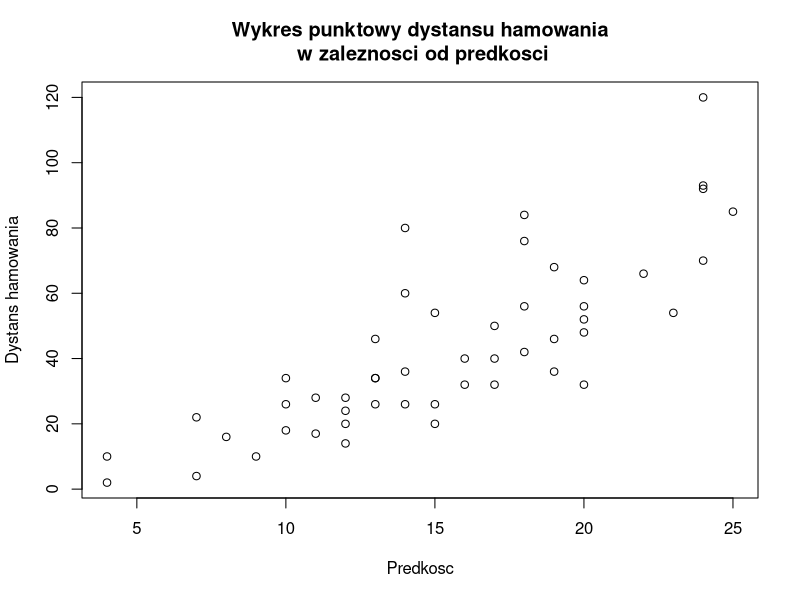
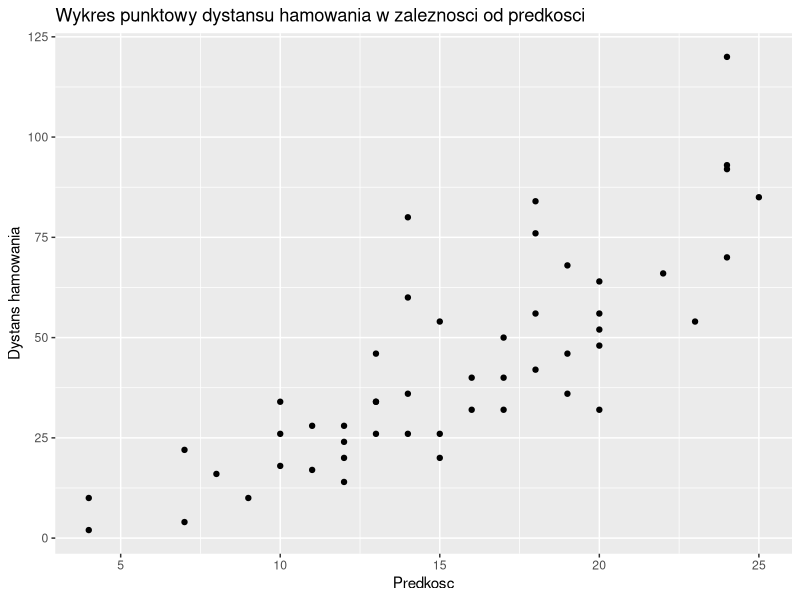
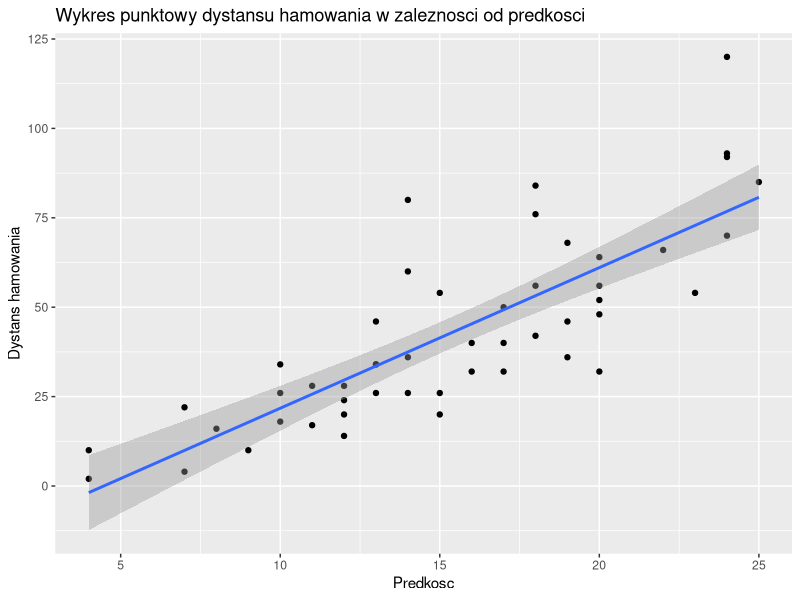
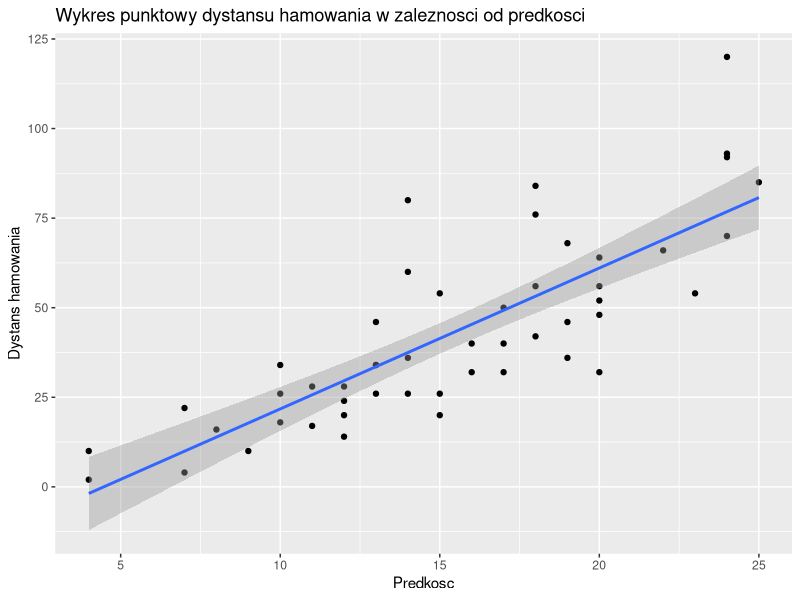
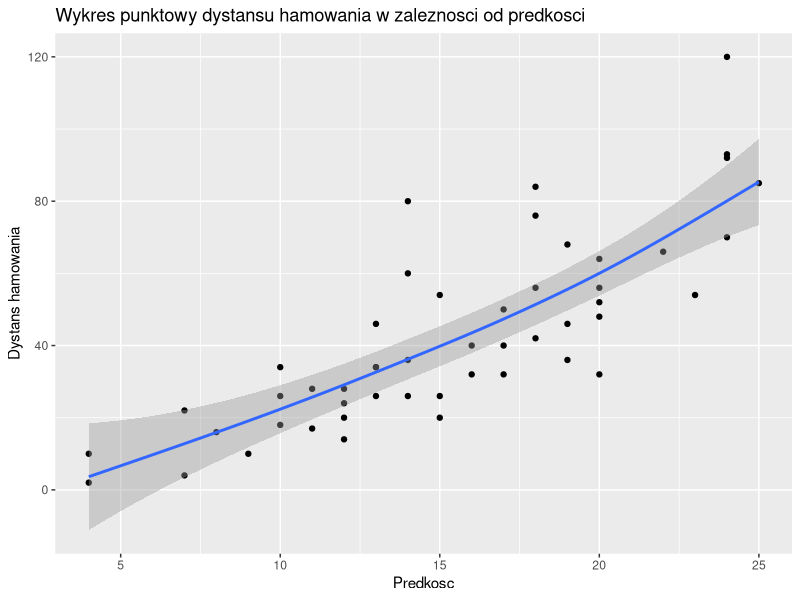
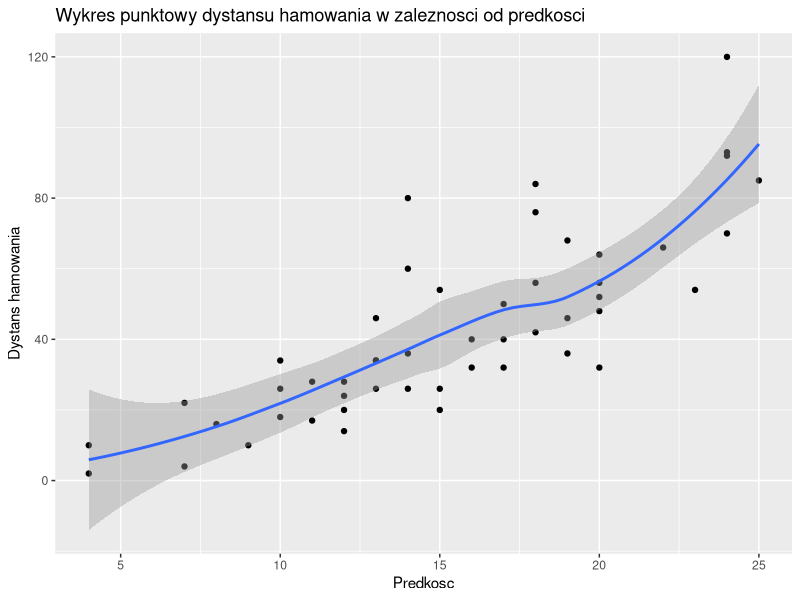
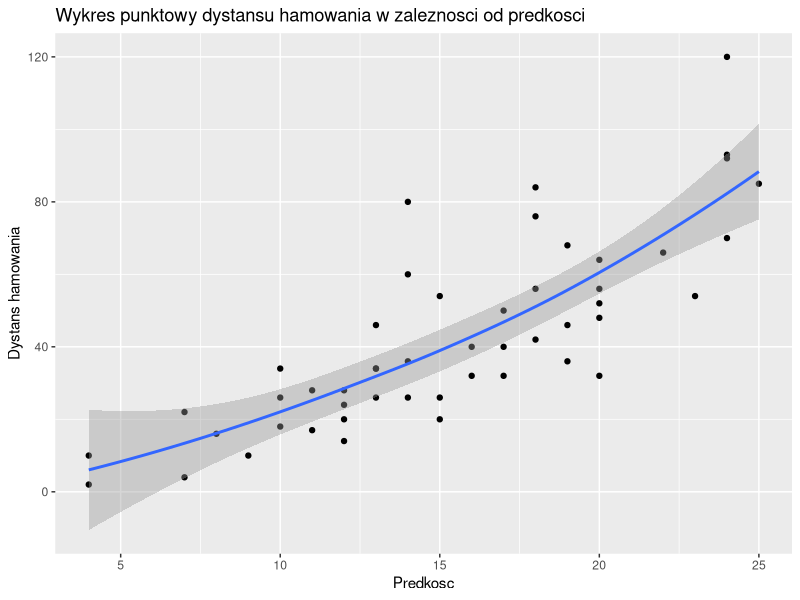
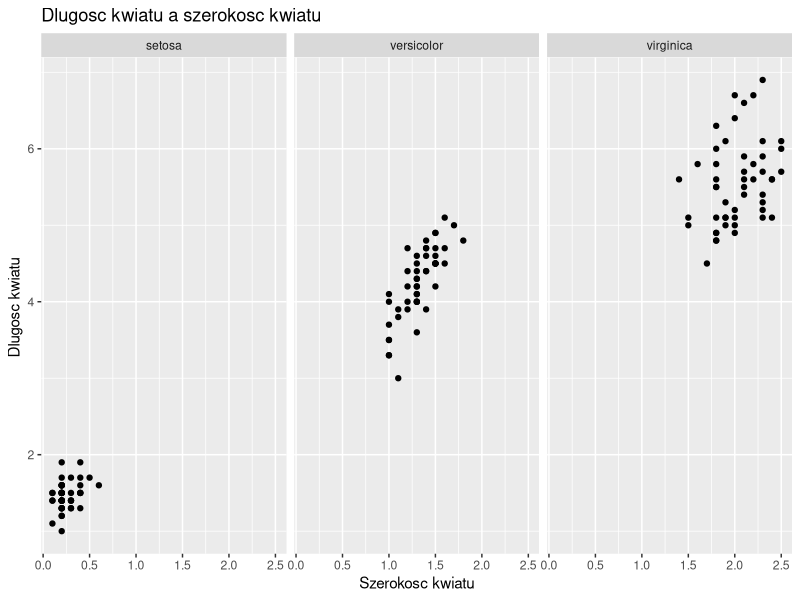

These figures' R source, in order:
################################################################################
# IRD zajecia nr 3
# Wizualizacja danych
################################################################################

### Zadania

# 1)
# Dla danych o samochodach (cars) narysuj wykres punktowy dystansu hamowania 
# w zaleznosci od predkosci, uzywajac:
# a) funkcji bazowych,
# b) ggplot.
 
# W podpunkcie b) dopasuj linie trendu (na rozne sposoby). Wybierz najlepsza, wybor uzasadnij.
# Nadaj wykresom tytuly i opisz osie (po polsku).
 
data(cars)
cars <- cars

str(cars)
summary(cars)

plot(x = cars$speed, y = cars$dist,
     xlab = "Predkosc", ylab = "Dystans hamowania", 
     main = "Wykres punktowy dystansu hamowania\n w zaleznosci od predkosci")

library(ggplot2)

plot_gg <- ggplot(cars, aes( x = speed, y = dist) )   +
  geom_point( ) +
  xlab("Predkosc") +
  ylab("Dystans hamowania") +
  ggtitle("Wykres punktowy dystansu hamowania w zaleznosci od predkosci")

plot_gg

# Rozne metody dopasowywania krzywych:
# http://ggplot2.tidyverse.org/reference/geom_smooth.html

plot_gg + geom_smooth(method = "lm")
plot_gg + geom_smooth(method = "glm")
plot_gg + geom_smooth(method = "gam")
plot_gg + geom_smooth(method = "loess")
plot_gg + geom_smooth(method = "loess", span = 2)

# Wiemy z fizyki, ze energia kinetyczna jest proporcjonalna do kwadratu predkosci,
# wiec spodziewamy sie krzywej drugiego stopnia.

## 2)
# Dla danych iris zwizualizuj zaleznosci pomiedzy wymiarami elementow 
# kwiatow w zaleznosci od gatunku, uzywajac pakietu ggplot.
# Nadaj wykresom tytuly i opisz osie (po polsku).

# Sprobuj roznych (co najmniej 2) podejsc do wizualizacji danych. 
# Wskaz sposob, ktory Twoim zdaniem bedzie najbardziej czytelny 
# dla osoby niezaznajomionej ze statystyką i programowaniem.

# Zwiazki do pokazania (w zaleznosci od gatunku):
# a) Dlugosc kwiatu a szerokosc kwiatu
# b) Dlugosc liscia a szerokosc liscia
# c) Dlugosc liscia a dlugosc kwiatu

# (Sepal oznacza lisc, petal - kwiat)

data(iris)
iris <- iris

str(iris)
summary(iris)

# a) Dlugosc kwiatu a szerokosc kwiatu

ggplot(iris)   +  
  geom_point( 
    aes( x = Petal.Width, y = Petal.Length)) +
  facet_grid(. ~ Species) +
  xlab("Szerokosc kwiatu") +
  ylab("Dlugosc kwiatu ") +
  ggtitle("Dlugosc kwiatu a szerokosc kwiatu")

ggplot(iris)   +  
  geom_point( 
    aes( x = Petal.Width, y = Petal.Length,
         col = Species)
  ) +
  xlab("Szerokosc kwiatu") +
  ylab("Dlugosc kwiatu") +
  ggtitle("Dlugosc kwiatu a szerokosc kwiatu") +
  labs(color='Gatunek') 

# b) Dlugosc liscia a szerokosc liscia

ggplot(iris)   +  
  geom_point( 
    aes( x = Sepal.Width, y = Sepal.Length)) +
  facet_grid(. ~ Species) +
  xlab("Szerokosc liscia") +
  ylab("Dlugosc liscia") +
  ggtitle("Dlugosc liscia a szerokosc liscia")

ggplot(iris)   +  
  geom_point( 
    aes( x = Sepal.Width, y = Sepal.Length,
         col = Species, shape = Species)
  ) +
  xlab("Szerokosc liscia") +
  ylab("Dlugosc liscia") +
  ggtitle("Dlugosc liscia a szerokosc liscia") +
  labs(color='Gatunek', shape = "Gatunek") 

# c) Dlugosc liscia a dlugosc kwiatu

ggplot(iris)   +  
  geom_point( 
    aes( x = Petal.Length, y = Sepal.Length)) +
  facet_grid(. ~ Species) +
  xlab("Dlugosc kwiatu") +
  ylab("Dlugosc liscia") +
  ggtitle("Dlugosc liscia a dlugosc kwiatu")

ggplot(iris)   +  
  geom_point( 
    aes( x = Petal.Length, y = Sepal.Length,
         col = Species, shape = Species)
  ) +
  xlab("Dlugosc kwiatu") +
  ylab("Dlugosc liscia") +
  ggtitle("Dlugosc liscia a dlugosc kwiatu") +
  labs(color='Gatunek', shape = "Gatunek") 

# Dodatkowa informacja o podziale na gatunki jest zwykle czytelniejsza,
# gdy przedstawia sie ja za pomoca koloru, nie na osobnych wykresach,
# ulatwia to porowanywanie zaleznosci pomiedzy gatunkami.
# Gdy punkty nakladaja sie na siebie, oprocz zmiennego koloru
# warto rozwazyc dodanie zmiennego ksztaltu punktow.